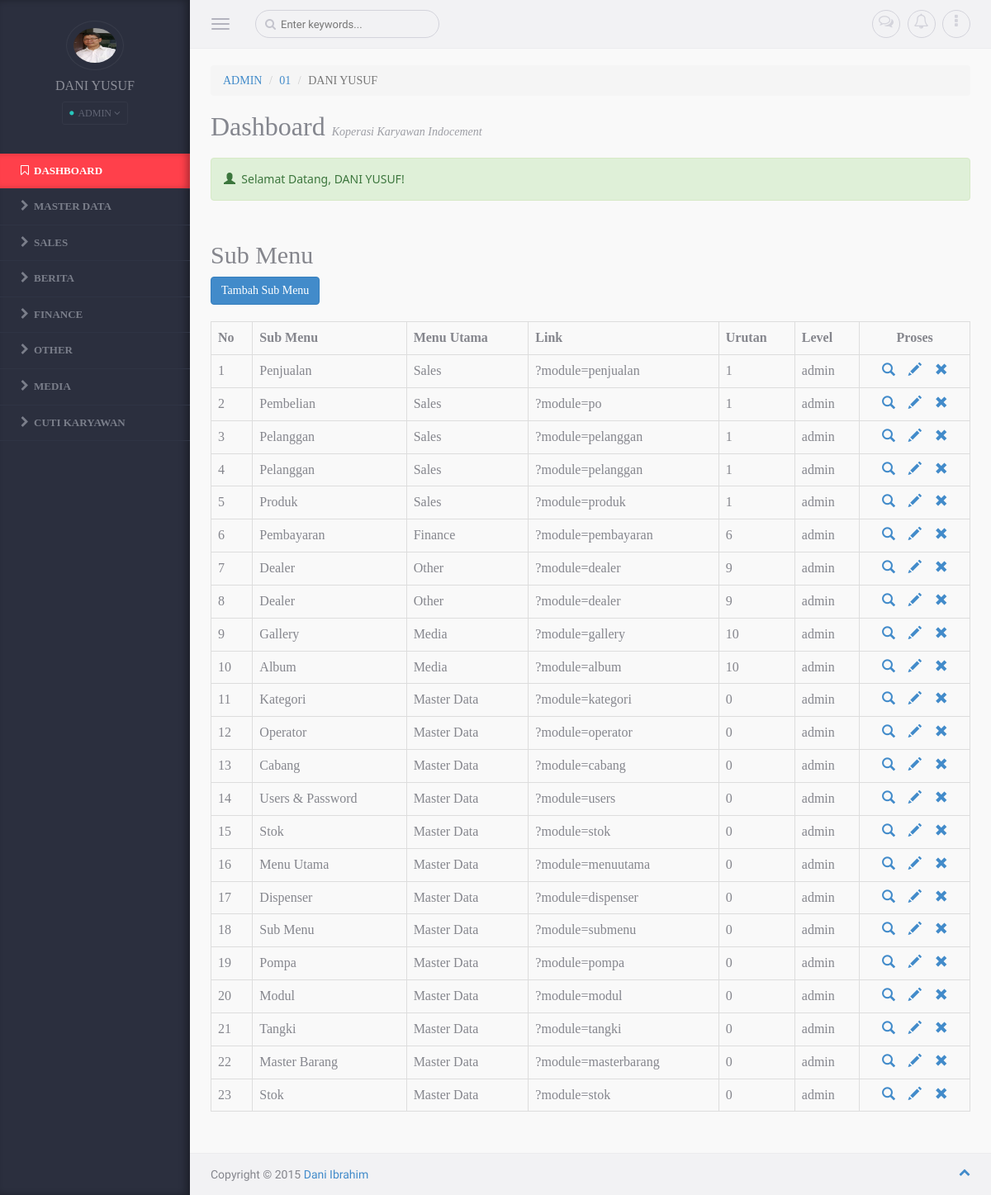
/media.php?module=submenu (signed in), run on the app's committed database.
### tables this page shows
CREATE TABLE IF NOT EXISTS `mainmenu` (
  `id_main` int(5) NOT NULL AUTO_INCREMENT,
  `nama_menu` varchar(50) DEFAULT NULL,
  `link` varchar(100) DEFAULT NULL,
  `aktif` enum('Y','N') NOT NULL DEFAULT 'Y',
  `urutan` int(2) NOT NULL,
  `level` varchar(20) NOT NULL,
  PRIMARY KEY (`id_main`)
);

CREATE TABLE IF NOT EXISTS `submenu` (
  `id_sub` int(5) NOT NULL AUTO_INCREMENT,
  `nama_sub` varchar(50) DEFAULT NULL,
  `link_sub` varchar(100) DEFAULT NULL,
  `id_main` int(5) NOT NULL,
  `aktif` enum('Y','N') NOT NULL DEFAULT 'Y',
  `urutan` int(3) NOT NULL,
  `level` varchar(200) NOT NULL,
  PRIMARY KEY (`id_sub`)
);

### modul/mod_submenu/submenu.php (the view, shortened to what this page needs)
<?php
 if (empty($_SESSION['username']) AND empty($_SESSION['passuser'])){
  echo "<link href='style.css' rel='stylesheet' type='text/css'>
        <center>Untuk mengakses modul, Anda harus login <br>";
  echo "<a href=../../index.php><b>LOGIN</b></a></center>";
}
else{
$aksi="modul/mod_submenu/aksi_submenu.php";
switch($_GET['act']){
  default:
    echo "
		      <div class=\"col-md-12\" style=\"margin-bottom:10px;\">
            <h2>Sub Menu</h2>
            <input type=button class='btn btn-primary' value='Tambah Sub Menu' onclick=\"window.location.href='?module=submenu&act=tambahsubmenu';\">
        		<br><br>
            <table id='example1' class='table table-bordered table-hover'>
              <tr>
                <th>No</th>
                <th>Sub Menu</th>
                <th>Menu Utama</th>
                <th>Link</th>
                <th>Urutan</th>
                <th>Level</th>
                <th><center>Proses</th>
              </tr>";
              $tampil = mysql_query("SELECT * FROM submenu,mainmenu WHERE submenu.id_main=mainmenu.id_main ORDER BY submenu.id_main");
              $no = 1;
              while($r=mysql_fetch_array($tampil)){
                echo "
          			<tr>
          				<td>$no</td>
                  <td>$r[nama_sub]</td>
                  <td>$r[nama_menu]</td>
                  <td>$r[link_sub]</td>
          				<td>$r[urutan]</td>
          				<td>$r[level]</td>
          		    <td><center>
                    <a href=?module=submenu&act=detailsubmenu&id=$r[id_sub]><span class=\"glyphicon glyphicon-search\"></span>&nbsp;&nbsp;&nbsp;
          					<a href=?module=submenu&act=editsubmenu&id=$r[id_sub]><span class=\"glyphicon glyphicon-pencil\"></span>&nbsp;&nbsp;&nbsp;
          		      <a href=$aksi?module=submenu&act=hapus&id=$r[id_sub]><span class=\"glyphicon glyphicon-remove\"></span></center>
          				</center>
          		  </tr>";
                $no++;
              }
    echo "  </table>
          </div>";
    break;
  }
}
?>

### media.php (shortened to what this page needs)
<?php
	if (empty($_SESSION['username']) AND empty($_SESSION['passuser'])){
	header ("location:index.php");
}
else{
?>
<html lang="en">
<head>
  <link rel="stylesheet" href="assets/css/bootstrap/bootstrap.css" />
    <link rel="stylesheet" href="assets/css/plugins/calendar/calendar.css" />
    <link rel="stylesheet" href="assets/css/app/app.v1.css" />
</head>
<body>
	<aside class="left-panel">
            <div class="user text-center">
              <img alt="" src="foto/<?php echo "$_SESSION[foto]"; ?>" class="img-circle" height="60"/>
              <h4 class="user-name"><?php echo strtoupper("$_SESSION[namalengkap]"); ?></h4>
                  <div class="dropdown user-login">
                  <button class="btn btn-xs dropdown-toggle btn-rounded" type="button" data-toggle="dropdown" aria-expanded="true">
                    <i class="fa fa-circle status-icon available"></i>&nbsp;<?php echo strtoupper("$_SESSION[leveluser]"); ?>&nbsp;<i class="fa fa-angle-down"></i>
                  </button>
                  </div>
            </div>
            <nav class="navigation">
            	<ul class="list-unstyled">
                	<li class="active"><a href="media.php?module=home"><i class="fa fa-bookmark-o"></i><span class="nav-label">Dashboard</span></a>
                  </li>
                      <?php
                      $sql=mysql_query("SELECT * FROM mainmenu ORDER BY urutan");
                      while ($m=mysql_fetch_array($sql)){
                        echo "<li class=\"has-submenu\"><a href='$m[link]'><i class='fa fa-chevron-right'></i><span class='nav-label'>$m[nama_menu]</span></a>";
                      }
                      echo "</li>";
                      ?>
              </ul>
            </nav>
    </aside>
    <section class="content">
        <header class="top-head container-fluid">
            <button type="button" class="navbar-toggle pull-left">
                <span class="icon-bar"></span>
                <span class="icon-bar"></span>
                <span class="icon-bar"></span>
            </button>
            <form role="search" class="navbar-left app-search pull-left hidden-xs">
              <input type="text" placeholder="Enter keywords..." class="form-control form-control-circle">
          	</form>
            <ul class="nav-toolbar">
            	<li class="dropdown"><a href="#" data-toggle="dropdown"><i class="fa fa-comments-o"></i><span class="badge bg-warning"></span></a>
                </li>
                <li class="dropdown"><a href="#" data-toggle="dropdown"><i class="fa fa-bell-o"></i><span class="badge"></span></a>
                </li>
                <li class="dropdown"><a href="#" data-toggle="dropdown"><i class="fa fa-ellipsis-v"></i></a>
                </li>
            </ul>
        </header>
        <div class="warper container-fluid">
            <ol class="breadcrumb">
              <li><a href="#"><?php echo strtoupper("$_SESSION[leveluser]"); ?></a></li>
              <li><a href="#"><?php echo "$_SESSION[id_cabang]"; ?></a></li>
              <li class="active"><?php echo strtoupper("$_SESSION[namalengkap]"); ?></a></li>
            </ol>
            <div class="page-header">
              <h1>Dashboard <i><small>Koperasi Karyawan Indocement</small></i></h1>
              <div class="alert alert-success" role="alert" style="font-family:Segoe UI;">
                <span class="glyphicon glyphicon-user" aria-hidden="true"></span>&nbsp;
                Selamat Datang, <?php echo strtoupper("$_SESSION[namalengkap]"); ?>!
              </div>
            </div>
            <div class="row">
              <?php include "content.php"; ?>
            </div>
        </div>
        <footer class="container-fluid footer">
        	Copyright &copy; 2015 <a href="#" target="_blank">Dani Ibrahim</a>
            <a href="#" class="pull-right scrollToTop"><i class="fa fa-chevron-up"></i></a>
        </footer>
    </section>
</body>
<?php
}
?>

### content.php (shortened to what this page needs)
<?php
if ($_GET['module']=='home'){
	include "home.php";
}
elseif ($_GET['module']=='users'){
    include "modul/mod_users/users.php";
}
elseif ($_GET['module']=='menuutama'){
    include "modul/mod_menuutama/menuutama.php";
}
elseif ($_GET['module']=='submenu'){
    include "modul/mod_submenu/submenu.php";
}
elseif ($_GET['module']=='modul'){
  if ($_SESSION['leveluser']=='admin'){
    include "modul/mod_modul/modul.php";
  }
}
elseif ($_GET['module']=='masterbarang'){
    include "modul/mod_masterbarang/masterbarang.php";
}
elseif ($_GET['module']=='download'){
    include "modul/mod_download/download.php";
}
elseif ($_GET['module']=='model'){
    include "modul/mod_model/model.php";
}
elseif ($_GET['module']=='pelanggan'){
    include "modul/mod_pelanggan/pelanggan.php";
}
elseif ($_GET['module']=='dealer'){
  if ($_SESSION['leveluser']=='admin'){
    include "modul/mod_dealer/dealer.php";
  }
}
elseif ($_GET['module']=='mainmenu'){
    include "modul/mod_mainmenu/mainmenu.php";
}
elseif ($_GET['module']=='submenu'){
    include "modul/mod_submenu/submenu.php";
}
elseif ($_GET['module']=='berita'){
    include "modul/mod_berita/berita.php";
}
elseif ($_GET['module']=='kategori'){
    include "modul/mod_kategori/kategori.php";
}
elseif ($_GET['module']=='album'){
    include "modul/mod_album/album.php";
}
elseif ($_GET['module']=='gallery'){
    include "modul/mod_gallery/gallery.php";
}
elseif ($_GET['module']=='penjualan'){
    include "modul/mod_penjualan/penjualan.php";
}
elseif ($_GET['module']=='produk'){
    include "modul/mod_produk/produk.php";
}
elseif ($_GET['module']=='order'){
    include "modul/mod_order/order.php";
}
elseif ($_GET['module']=='orderdetail'){
    include "modul/mod_orderdetail/orderdetail.php";
}
elseif ($_GET['module']=='cuti'){
    include "modul/mod_cuti/cuti.php";
}
elseif ($_GET['module']=='cutidetail'){
    include "modul/mod_cutidetail/cutidetail.php";
}
elseif ($_GET['module']=='cabang'){
    include "modul/mod_cabang/cabang.php";
}
elseif ($_GET['module']=='stok'){
    include "modul/mod_stok/stok.php";
}
elseif ($_GET['module']=='dispenser'){
    include "modul/mod_dispenser/dispenser.php";
}
elseif ($_GET['module']=='pompa'){
    include "modul/mod_pompa/pompa.php";
}
elseif ($_GET['module']=='tangki'){
    include "modul/mod_tangki/tangki.php";
}
elseif ($_GET['module']=='penjualan'){
    include "modul/mod_penjualan/penjualan.php";
}
elseif ($_GET['module']=='penjualandetail'){
    include "modul/mod_penjualandetail/penjualandetail.php";
}
elseif ($_GET['module']=='operator'){
    include "modul/mod_operator/operator.php";
}
elseif ($_GET['module']=='po'){
    include "modul/mod_po/po.php";
}
elseif ($_GET['module']=='po'){
    include "modul/mod_podetail/podetail.php";
}
else{
  echo "<p><b>MODUL BELUM ADA ATAU BELUM LENGKAP</b></p>";
}
?>

### assets/css/app/app.v1.css (style rules this page uses)
body { background-color:#f9f9f9; color:#85868d; font-family: 'Raleway', sans-serif; position:relative; }
body, html { overflow-x:hidden; }
aside.left-panel { background-color:#2b2f3e; width:230px; position:fixed; padding:25px 0px; box-shadow:inset -5px 0px 8px rgba(0,0,0,0.3); height:100%; top:0px; left:0px; }
.user { margin-bottom:35px; }
.user h4.user-name { color:#8e909a; font-size:16px; }
.user img { border:1px solid #383c4a; padding:8px; width:70px; }
.user .user-login { display:inline-block; }
.user .user-login .btn { border:1px solid #343847; background-color:transparent; color:#616574; padding:4px 8px; }
.navigation { margin:20px 0px; }
.navigation > ul > li { position:relative; }
.navigation > ul > li.has-submenu:after { content:"\f105"; font-family: 'FontAwesome'; display:inline-block; position:absolute; color:#7a7e8a; right:15px; transition: all 0.4s; -moz-transition: all 0.4s; -webkit-transition: all 0.4s; -o-transition: all 0.4s; top:10px; visibility:hidden; }
.navigation > ul > li > a { display:block; padding:12px 25px; color:#7a7e8a; text-transform:uppercase; font-size:13px; text-decoration:none; font-weight:800; border-bottom:1px solid #2f3444; transition: all 0.4s; -moz-transition: all 0.4s; -webkit-transition: all 0.4s; -o-transition: all 0.4s; }
.navigation > ul > li:hover > a, .navigation > ul > li.active:hover > a, .navigation > ul > li.active > a { color:#fff; background-color: #ff404b; -webkit-box-shadow: inset -6px 0 8px -2px rgba(0,0,0,0.3); box-shadow: inset -6px 0 8px -2px rgba(0,0,0,0.3); }
.navigation ul li a i { margin-right:6px; font-size:14px; }
header { background-color:#f2f2f4; border-bottom:1px solid #ececee; padding-top:4px; padding-bottom:4px; }
.navbar-toggle { margin:8px 20px 8px 0px; display:block; padding-left:0px; }
.navbar-toggle .icon-bar { background-color:#b3b3be; }
.app-search { position:relative; margin-top:8px; margin-bottom:8px; margin-right:15px; }
.app-search .form-control, .app-search .form-control:focus { border:1px solid #d3d3db; font-size:13px; color:#c4c4cd; padding-left:30px; background:none; box-shadow:none; }
.app-search:before { content:"\f002"; position:absolute; left:12px; font-family: FontAwesome; cursor:pointer; top:7px; color:#c4c4cd; display:inline-block; }
.nav-toolbar { margin:8px 0px; float:right; }
.nav-toolbar > li { padding:0px; display:inline-block; margin-left:5px; position:relative; list-style:none; }
.nav-toolbar > li > a { color:#d3d3db; font-size:18px; border:1px solid #d3d3db; border-radius:50px; height:34px; width:34px; text-align:center; display:block; padding:4px; }
.content { margin-left:230px; }
.content > .container-fluid { padding-left:25px; padding-right:25px; }
.warper { padding-top:20px; padding-bottom:20px; min-height:550px; }
.page-header { margin:0px; border:0px; }
.page-header h1 { color:#84868e; font-weight:300; font-size:32px; margin-top:15px; margin-bottom:20px; }
.page-header * { font-weight:300; }
.page-header * small { font-size:14px; color:#9D9EA5; }
.footer { background-color: #f2f2f4; border-top: 1px solid #ececee; padding-bottom: 15px; padding-top: 15px; }
.btn-circle, .form-control-circle, .btn-group .btn-circle:first-child:not(:last-child):not(.dropdown-toggle) { border-radius:50px; }

### media.php (style rules this page uses)
h1 { font-family: Segoe UI Light; }
h2 { font-family: Segoe UI Light; }
h4 { font-family: Segoe UI Light; }
.btn { font-family: Segoe UI Light; }
.table { font-family: Calibri Light; }
li { font-family: Segoe UI Light; }

### data on the page
mainmenu: nama_menu "MASTER DATA"
mainmenu: nama_menu "SALES"
mainmenu: nama_menu "BERITA"
mainmenu: nama_menu "FINANCE"
mainmenu: nama_menu "OTHER"
mainmenu: nama_menu "MEDIA"
mainmenu: nama_menu "CUTI KARYAWAN"
submenu: nama_sub "Penjualan", id_main.nama_menu "Sales", link_sub "?module=penjualan", id_main.urutan "1", id_main.level "admin"
submenu: nama_sub "Pembelian", id_main.nama_menu "Sales", link_sub "?module=po", id_main.urutan "1", id_main.level "admin"
submenu: nama_sub "Pelanggan", id_main.nama_menu "Sales", link_sub "?module=pelanggan", id_main.urutan "1", id_main.level "admin"
submenu: nama_sub "Pelanggan", id_main.nama_menu "Sales", link_sub "?module=pelanggan", id_main.urutan "1", id_main.level "admin"
submenu: nama_sub "Produk", id_main.nama_menu "Sales", link_sub "?module=produk", id_main.urutan "1", id_main.level "admin"
submenu: nama_sub "Pembayaran", id_main.nama_menu "Finance", link_sub "?module=pembayaran", id_main.urutan "6", id_main.level "admin"
submenu: nama_sub "Dealer", id_main.nama_menu "Other", link_sub "?module=dealer", id_main.urutan "9", id_main.level "admin"
submenu: nama_sub "Dealer", id_main.nama_menu "Other", link_sub "?module=dealer", id_main.urutan "9", id_main.level "admin"
submenu: nama_sub "Gallery", id_main.nama_menu "Media", link_sub "?module=gallery", id_main.urutan "10", id_main.level "admin"
submenu: nama_sub "Album", id_main.nama_menu "Media", link_sub "?module=album", id_main.urutan "10", id_main.level "admin"
submenu: nama_sub "Kategori", id_main.nama_menu "Master Data", link_sub "?module=kategori", id_main.urutan "0", id_main.level "admin"
submenu: nama_sub "Operator", id_main.nama_menu "Master Data", link_sub "?module=operator", id_main.urutan "0", id_main.level "admin"
submenu: nama_sub "Cabang", id_main.nama_menu "Master Data", link_sub "?module=cabang", id_main.urutan "0", id_main.level "admin"
submenu: nama_sub "Users & Password", id_main.nama_menu "Master Data", link_sub "?module=users", id_main.urutan "0", id_main.level "admin"
submenu: nama_sub "Stok", id_main.nama_menu "Master Data", link_sub "?module=stok", id_main.urutan "0", id_main.level "admin"
submenu: nama_sub "Menu Utama", id_main.nama_menu "Master Data", link_sub "?module=menuutama", id_main.urutan "0", id_main.level "admin"
submenu: nama_sub "Dispenser", id_main.nama_menu "Master Data", link_sub "?module=dispenser", id_main.urutan "0", id_main.level "admin"
submenu: nama_sub "Sub Menu", id_main.nama_menu "Master Data", link_sub "?module=submenu", id_main.urutan "0", id_main.level "admin"
submenu: nama_sub "Pompa", id_main.nama_menu "Master Data", link_sub "?module=pompa", id_main.urutan "0", id_main.level "admin"
submenu: nama_sub "Modul", id_main.nama_menu "Master Data", link_sub "?module=modul", id_main.urutan "0", id_main.level "admin"
submenu: nama_sub "Tangki", id_main.nama_menu "Master Data", link_sub "?module=tangki", id_main.urutan "0", id_main.level "admin"
submenu: nama_sub "Master Barang", id_main.nama_menu "Master Data", link_sub "?module=masterbarang", id_main.urutan "0", id_main.level "admin"
submenu: nama_sub "Stok", id_main.nama_menu "Master Data", link_sub "?module=stok", id_main.urutan "0", id_main.level "admin"

### other printed values
$_SESSION[id_cabang] "01"
